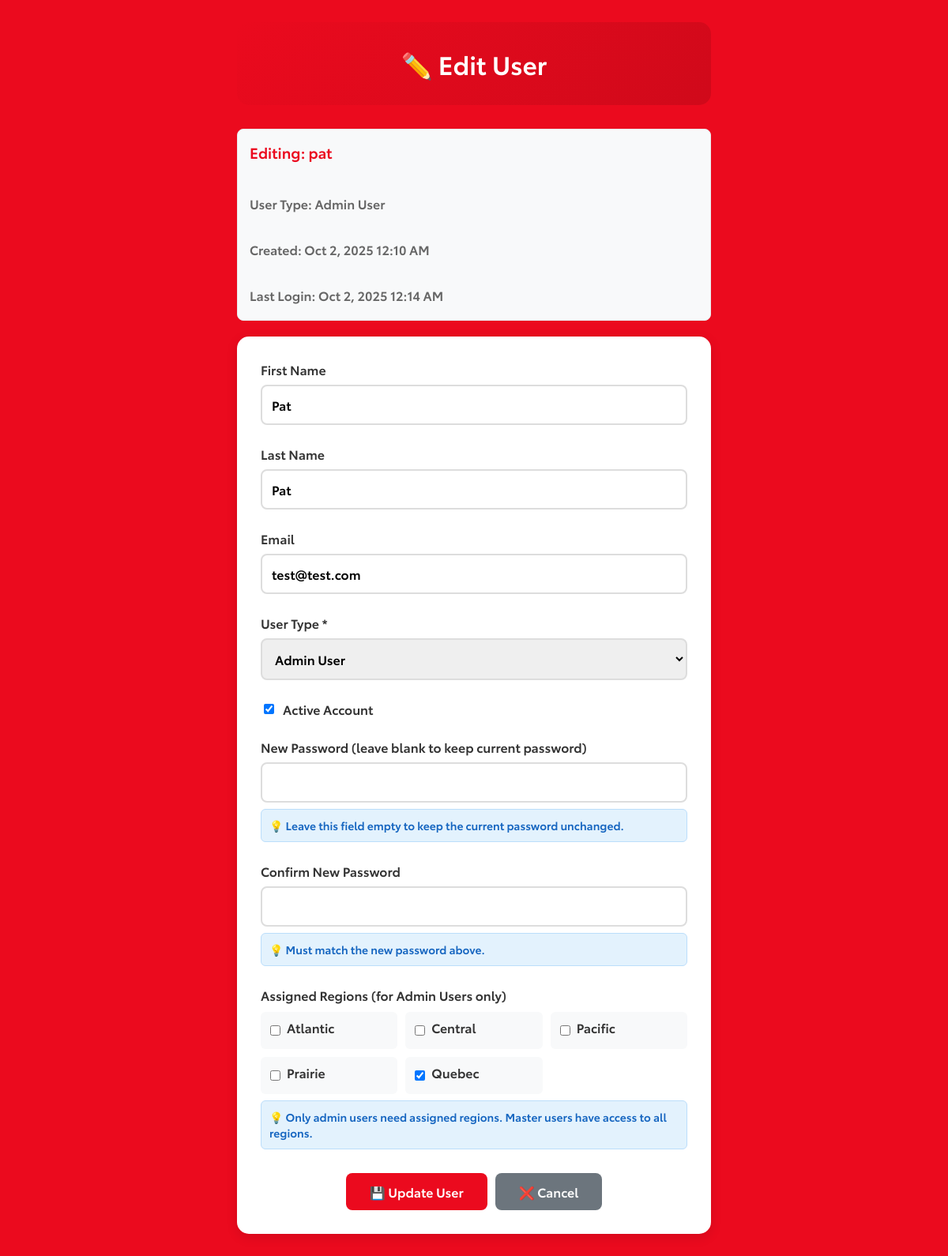
Page /simple-admin/edit-user/2/ (signed in) on the committed database.
### training_app/models.py (models this page shows, shortened)
class CustomUser(AbstractUser):
    USER_TYPE_CHOICES = [
        ('master', 'Master User'),
        ('admin', 'Admin User'),
    ]
    user_type = models.CharField(
        max_length=10,
        choices=USER_TYPE_CHOICES,
        default='admin',
        help_text="Master users can edit all pages, Admin users can only edit assigned pages"
    )
    assigned_regions = models.ManyToManyField(
        'TrainingPage',
        blank=True,
        help_text="Training pages this admin user can manage (only applies to admin users)"
    )

class TrainingPage(models.Model):
    REGION_CHOICES = [
        ('quebec', 'Quebec'),
        ('central', 'Central'),
        ('pacific', 'Pacific'),
        ('prairie', 'Prairie'),
        ('atlantic', 'Atlantic'),
    ]
    region = models.CharField(
        max_length=20,
        choices=REGION_CHOICES,
        unique=True,
        validators=[validate_region],
        help_text="The region this training page is for"
    )
    current_program = models.ForeignKey(
        TrainingProgram,
        on_delete=models.PROTECT,
        null=True,
        blank=True,
        help_text="The currently active training program for this region"
    )
    timezone = models.CharField(
        max_length=50,
        default='America/Toronto',
        validators=[validate_timezone],
        help_text="Timezone for this region (EST/EDT)"
    )
    is_active = models.BooleanField(
        default=True,
        help_text="Whether this training page is active"
    )
    created_at = models.DateTimeField(auto_now_add=True)
    updated_at = models.DateTimeField(auto_now=True)
    class Meta:
        ordering = ['region']

### training_app/simple_admin_views.py (the view, shortened to what this page needs)
# urls.py: path('simple-admin/edit-user/<int:user_id>/', simple_admin_views.edit_user, name='edit_user'),
@login_required
def edit_user(request, user_id):
    if request.user.user_type != 'master':
        messages.error(request, '❌ Only master users can edit users.')
        return redirect('simple_admin:simple_admin_dashboard')
    try:
        user_to_edit = CustomUser.objects.get(id=user_id)
    except CustomUser.DoesNotExist:
        messages.error(request, '❌ User not found.')
        return redirect('simple_admin:manage_users')
    training_pages = TrainingPage.objects.filter(is_active=True)
    return render(request, 'training_app/simple_admin/edit_user.html', {
        'user': user_to_edit,
        'training_pages': training_pages
    })

### training_app/error_handlers.py (called while the page is built, shortened)
    def process_request(self, request):
        if settings.DEBUG and not getattr(settings, 'LOG_ALL_REQUESTS', False):
            return

### training_app/templates/training_app/simple_admin/edit_user.html (shortened to what this page needs)
{% load static %}
<!DOCTYPE html>
<html lang="en">
<head>
    <link href="{% static 'css/style.css' %}?v=2" rel="stylesheet">
</head>
<body>
    <div class="simple-form">
        <div class="form-header">
            <h1>✏️ Edit User</h1>
        </div>
        <div class="user-info">
            <h3>Editing: {{ user.username }}</h3>
            <p><strong>User Type:</strong> {{ user.get_user_type_display }}</p>
            <p><strong>Created:</strong> {{ user.date_joined|date:"M j, Y g:i A" }}</p>
            <p><strong>Last Login:</strong> {{ user.last_login|date:"M j, Y g:i A"|default:"Never" }}</p>
        </div>
        <div class="form-card">
            <form method="post">
                <div class="form-group">
                    <label for="first_name">First Name</label>
                    <input type="text" id="first_name" name="first_name" class="form-control" value="{{ user.first_name }}">
                </div>
                <div class="form-group">
                    <label for="last_name">Last Name</label>
                    <input type="text" id="last_name" name="last_name" class="form-control" value="{{ user.last_name }}">
                </div>
                <div class="form-group">
                    <label for="email">Email</label>
                    <input type="email" id="email" name="email" class="form-control" value="{{ user.email }}">
                </div>
                <div class="form-group">
                    <label for="user_type">User Type *</label>
                    <select id="user_type" name="user_type" class="form-control" required>
                        <option value="admin" {% if user.user_type == 'admin' %}selected{% endif %}>Admin User</option>
                    </select>
                </div>
                <div class="form-group">
                    <div class="checkbox-group">
                        <input type="checkbox" id="is_active" name="is_active" {% if user.is_active %}checked{% endif %}>
                        <label for="is_active">Active Account</label>
                    </div>
                </div>
                <div class="form-group">
                    <label for="new_password">New Password (leave blank to keep current password)</label>
                    <input type="password" id="new_password" name="new_password" class="form-control">
                    <div class="password-note">
                        💡 Leave this field empty to keep the current password unchanged.
                    </div>
                </div>
                <div class="form-group">
                    <label for="confirm_password">Confirm New Password</label>
                    <input type="password" id="confirm_password" name="confirm_password" class="form-control">
                    <div class="password-note">
                        💡 Must match the new password above.
                    </div>
                </div>
                <div class="form-group">
                    <label>Assigned Regions (for Admin Users only)</label>
                    <div class="region-checkboxes">
                        {% for page in training_pages %}
                        <div class="region-checkbox">
                            <input type="checkbox" id="region_{{ page.id }}" name="assigned_regions" value="{{ page.id }}"
                                   {% if page in user.assigned_regions.all %}checked{% endif %}>
                            <label for="region_{{ page.id }}">{{ page.get_region_display }}</label>
                        </div>
                        {% endfor %}
                    </div>
                    <div class="password-note">
                        💡 Only admin users need assigned regions. Master users have access to all regions.
                    </div>
                </div>
                <div class="button-group">
                    <button type="submit" class="btn-primary">💾 Update User</button>
                    <a href="{% url 'simple_admin:manage_users' %}" class="btn-secondary">❌ Cancel</a>
                </div>
            </form>
        </div>
    </div>
</body>
</html>

### static/css/style.css (style rules this page uses)
* { font-family: myFirstFont, Arial, sans-serif; }
body { background-color: #EB0A1E; }
p { padding-top: 30px; }
h1 { color: #ffff; text-align: center; }

### training_app/templates/training_app/simple_admin/edit_user.html (style rules this page uses)
.simple-form { max-width: 600px; margin: 0 auto; padding: 20px; font-family: Arial, sans-serif; }
.form-header { background: linear-gradient(135deg, #EB0A1E, #d0091a); color: white; padding: 30px; border-radius: 15px; margin-bottom: 30px; text-align: center; }
.form-header h1 { margin: 0; font-size: 2em; }
.form-card { background: white; padding: 30px; border-radius: 15px; box-shadow: 0 4px 15px rgba(0,0,0,0.1); }
.form-group { margin-bottom: 25px; }
.form-group label { display: block; margin-bottom: 8px; font-weight: bold; color: #333; }
.form-control { width: 100%; padding: 12px; border: 2px solid #ddd; border-radius: 8px; font-size: 16px; transition: border-color 0.3s ease; box-sizing: border-box; }
.checkbox-group { display: flex; align-items: center; margin-bottom: 15px; }
.checkbox-group label { margin-bottom: 0; margin-left: 8px; font-weight: normal; }
.region-checkboxes { display: grid; grid-template-columns: repeat(auto-fit, minmax(150px, 1fr)); gap: 10px; margin-top: 10px; }
.region-checkbox { display: flex; align-items: center; padding: 8px; background: #f8f9fa; border-radius: 6px; }
.region-checkbox input[type="checkbox"] { margin-right: 8px; }
.btn-primary { background: #EB0A1E; color: white; padding: 12px 30px; border: none; border-radius: 8px; font-size: 16px; font-weight: bold; cursor: pointer; transition: background 0.3s ease; text-decoration: none; display: inline-block; }
.btn-secondary { background: #6c757d; color: white; padding: 12px 30px; border: none; border-radius: 8px; font-size: 16px; font-weight: bold; cursor: pointer; transition: background 0.3s ease; text-decoration: none; display: inline-block; margin-left: 10px; }
.button-group { display: flex; justify-content: center; margin-top: 30px; }
.password-note { background: #e3f2fd; border: 1px solid #bbdefb; border-radius: 6px; padding: 10px; margin-top: 8px; color: #1565c0; font-size: 14px; }
.user-info { background: #f8f9fa; border: 1px solid #e9ecef; border-radius: 8px; padding: 15px; margin-bottom: 20px; }
.user-info h3 { margin: 0 0 10px 0; color: #EB0A1E; }
.user-info p { margin: 5px 0; color: #666; }

### rows in the picture
CustomUser: username "pat", user_type "Admin User", date_joined "Oct 2, 2025 12:10 AM", last_login "Oct 2, 2025 12:14 AM", first_name "Pat", last_name "Pat", email "test@test.com", is_active "☑"
TrainingPage: region "Atlantic"
TrainingPage: region "Central"
TrainingPage: region "Pacific"
TrainingPage: region "Prairie"
TrainingPage: assigned_regions "☑", region "Quebec"
